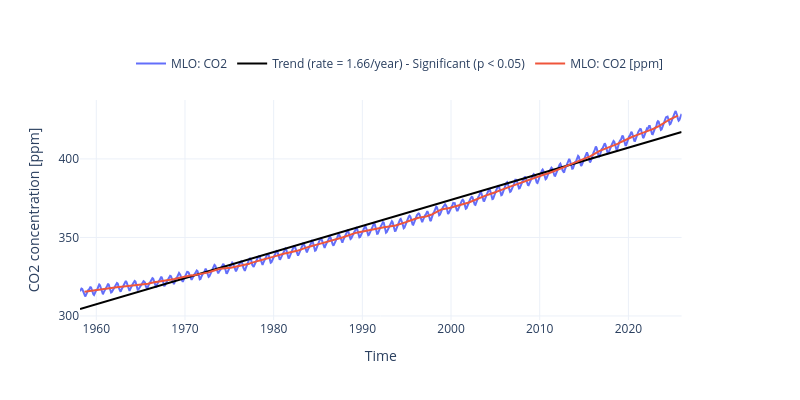

The notebook cell this image was saved under:
### Code cell
fig, trend = plot_timeseries_interactive(dict_plot, trendline=True, figsize=(20, 10), return_trend=True, 
                                         label_yaxes = 'CO2 concentration [ppm]');
fig.write_html(op.join(path_figs, 'F1_CO2_trend.html'), include_plotlyjs="cdn");


glue("trend", float(trend[0]), display=False)
glue("change", float(trend[0]*len(np.unique(MLO_data.index.year))), display=False)
glue("trend_fig", fig_int_to_glue(fig), display=False)

### Figure 1 — Plotly figure (JSON) as saved in the notebook; plotly's stock layout.template omitted (floating-point values rounded to 4 significant figures; data arrays with more than 128 entries replaced by an {"elided": "..."} marker saying what was removed)
{"data": [{"line": {"color": "#636EFA"}, "name": "MLO: CO2", "type": "scatter", "x": {"elided": "815 str values"}, "xaxis": "x", "y": {"elided": "815 float values"}, "yaxis": "y"}, {"line": {"color": "black"}, "mode": "lines", "name": "Trend (rate = 1.66/year) - Significant (p < 0.05)", "showlegend": true, "type": "scatter", "x": {"elided": "815 str values"}, "xaxis": "x", "y": {"elided": "815 float values"}, "yaxis": "y"}, {"line": {"color": "#EF553B"}, "name": "MLO: CO2 [ppm]", "type": "scatter", "x": {"elided": "815 str values"}, "xaxis": "x", "y": {"elided": "815 float values"}, "yaxis": "y"}], "layout": {"height": 400, "legend": {"font": {"size": 12}, "orientation": "h", "x": 0.5, "xanchor": "center", "y": 1.1, "yanchor": "bottom"}, "title": {"text": " "}, "width": 800, "xaxis": {"anchor": "y", "domain": [0, 0.94], "title": {"text": "Time"}}, "yaxis": {"anchor": "x", "domain": [0, 1], "title": {"text": "CO2 concentration [ppm]"}}, "yaxis2": {"anchor": "x", "overlaying": "y", "side": "right"}}}
